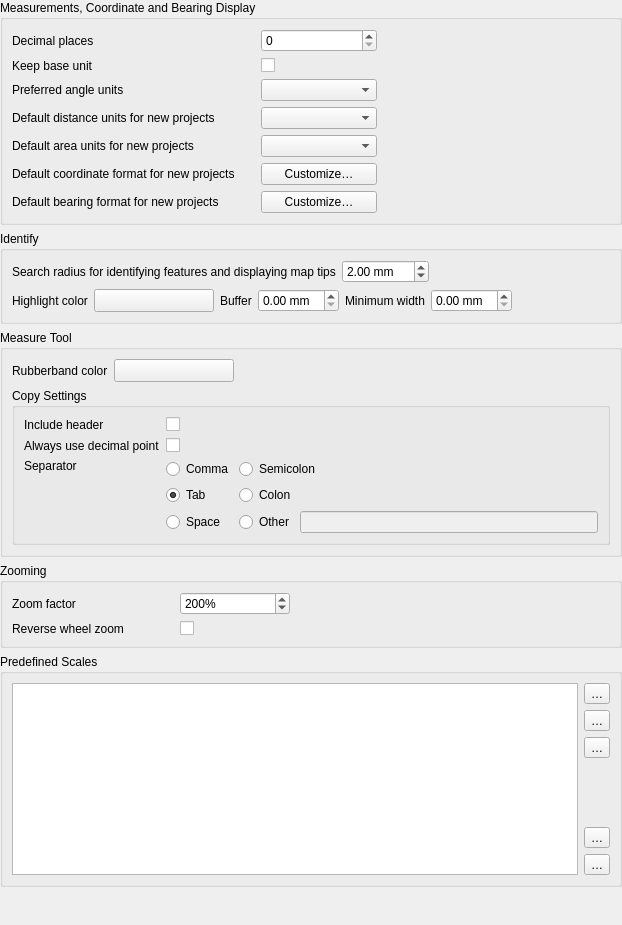
             <widget class="QWidget" name="mOptionsScrollAreaContents_05">
              <property name="geometry">
               <rect>
                <x>0</x>
                <y>0</y>
                <width>622</width>
                <height>925</height>
               </rect>
              </property>
              <layout class="QVBoxLayout" name="verticalLayout_30">
               <property name="leftMargin">
                <number>0</number>
               </property>
               <property name="topMargin">
                <number>0</number>
               </property>
               <property name="rightMargin">
                <number>0</number>
               </property>
               <property name="bottomMargin">
                <number>0</number>
               </property>
               <item>
                <widget class="QgsCollapsibleGroupBox" name="mCoordinateDisplayGroup">
                 <property name="sizePolicy">
                  <sizepolicy hsizetype="Preferred" vsizetype="Maximum">
                   <horstretch>0</horstretch>
                   <verstretch>0</verstretch>
                  </sizepolicy>
                 </property>
                 <property name="title">
                  <string>Measurements, Coordinate and Bearing Display</string>
                 </property>
                 <property name="syncGroup">
                  <string notr="true">projgeneral</string>
                 </property>
                 <layout class="QGridLayout" name="gridLayout_30" columnstretch="0,0,3,6">
                  <item row="4" column="0">
                   <widget class="QLabel" name="textLabel1_11">
                    <property name="text">
                     <string>Default distance units for new projects</string>
                    </property>
                   </widget>
                  </item>
                  <item row="7" column="0">
                   <widget class="QLabel" name="label_72">
                    <property name="text">
                     <string>Default coordinate format for new projects</string>
                    </property>
                   </widget>
                  </item>
                  <item row="7" column="2">
                   <widget class="QPushButton" name="mCustomizeCoordinateFormatButton">
                    <property name="text">
                     <string>Customize…</string>
                    </property>
                   </widget>
                  </item>
                  <item row="4" column="2">
                   <widget class="QComboBox" name="mDistanceUnitsComboBox"/>
                  </item>
                  <item row="0" column="0">
                   <widget class="QLabel" name="label_12">
                    <property name="text">
                     <string>Decimal places</string>
                    </property>
                   </widget>
                  </item>
                  <item row="0" column="2">
                   <widget class="QgsSpinBox" name="mDecimalPlacesSpinBox"/>
                  </item>
                  <item row="5" column="2">
                   <widget class="QComboBox" name="mAreaUnitsComboBox"/>
                  </item>
                  <item row="1" column="0">
                   <widget class="QLabel" name="label_13">
                    <property name="toolTip">
                     <string>If unchecked large numbers will be converted from m. to km. and from ft. to miles</string>
                    </property>
                    <property name="text">
                     <string>Keep base unit</string>
                    </property>
                   </widget>
                  </item>
                  <item row="1" column="2">
                   <widget class="QCheckBox" name="mKeepBaseUnitCheckBox">
                    <property name="text">
                     <string/>
                    </property>
                   </widget>
                  </item>
                  <item row="5" column="0">
                   <widget class="QLabel" name="textLabel1_14">
                    <property name="text">
                     <string>Default area units for new projects</string>
                    </property>
                   </widget>
                  </item>
                  <item row="8" column="0">
                   <widget class="QLabel" name="label_69">
                    <property name="text">
                     <string>Default bearing format for new projects</string>
                    </property>
                   </widget>
                  </item>
                  <item row="8" column="1">
                   <spacer name="horizontalSpacer_11">
                    <property name="orientation">
                     <enum>Qt::Horizontal</enum>
                    </property>
                    <property name="sizeType">
                     <enum>QSizePolicy::Maximum</enum>
                    </property>
                    <property name="sizeHint" stdset="0">
                     <size>
                      <width>20</width>
                      <height>20</height>
                     </size>
                    </property>
                   </spacer>
                  </item>
                  <item row="8" column="2">
                   <widget class="QPushButton" name="mCustomizeBearingFormatButton">
                    <property name="text">
                     <string>Customize…</string>
                    </property>
                   </widget>
                  </item>
                  <item row="8" column="3">
                   <spacer name="horizontalSpacer_10">
                    <property name="orientation">
                     <enum>Qt::Horizontal</enum>
                    </property>
                    <property name="sizeHint" stdset="0">
                     <size>
                      <width>40</width>
                      <height>20</height>
                     </size>
                    </property>
                   </spacer>
                  </item>
                  <item row="2" column="0">
                   <widget class="QLabel" name="mAngleUnitsLabel">
                    <property name="toolTip">
                     <string>Specifies the angle unit to use in the current and new projects.</string>
                    </property>
                    <property name="text">
                     <string>Preferred angle units</string>
                    </property>
                   </widget>
                  </item>
                  <item row="2" column="2">
                   <widget class="QComboBox" name="mAngleUnitsComboBox"/>
                  </item>
                 </layout>
                </widget>
               </item>
               <item>
                <widget class="QgsCollapsibleGroupBox" name="mIdentifyGroupBox">
                 <property name="title">
                  <string>Identify</string>
                 </property>
                 <layout class="QVBoxLayout" name="verticalLayout_37">
                  <item>
                   <layout class="QHBoxLayout" name="mIdentifyRadiusHorizontalLayout">
                    <item>
                     <widget class="QLabel" name="textLabel1_3">
                      <property name="text">
                       <string>Search radius for identifying features and displaying map tips</string>
                      </property>
                     </widget>
                    </item>
                    <item>
                     <widget class="QgsDoubleSpinBox" name="spinBoxIdentifyValue">
                      <property name="suffix">
                       <string> mm</string>
                      </property>
                      <property name="maximum">
                       <double>100.000000000000000</double>
                      </property>
                      <property name="singleStep">
                       <double>1.000000000000000</double>
                      </property>
                      <property name="value">
                       <double>2.000000000000000</double>
                      </property>
                     </widget>
                    </item>
                    <item>
                     <spacer name="horizontalSpacer_44">
                      <property name="orientation">
                       <enum>Qt::Horizontal</enum>
                      </property>
                      <property name="sizeHint" stdset="0">
                       <size>
                        <width>40</width>
                        <height>20</height>
                       </size>
                      </property>
                     </spacer>
                    </item>
                   </layout>
                  </item>
                  <item>
                   <layout class="QHBoxLayout" name="mIdentifyHighlightHorizontalLayout">
                    <item>
                     <widget class="QLabel" name="mIdentifyHighlighColorLabel">
                      <property name="text">
                       <string>Highlight color</string>
                      </property>
                     </widget>
                    </item>
                    <item>
                     <widget class="QgsColorButton" name="mIdentifyHighlightColorButton">
                      <property name="sizePolicy">
                       <sizepolicy hsizetype="Fixed" vsizetype="Fixed">
                        <horstretch>0</horstretch>
                        <verstretch>0</verstretch>
                       </sizepolicy>
                      </property>
                      <property name="minimumSize">
                       <size>
                        <width>120</width>
                        <height>0</height>
                       </size>
                      </property>
                      <property name="maximumSize">
                       <size>
                        <width>120</width>
                        <height>16777215</height>
                       </size>
                      </property>
                      <property name="toolTip">
                       <string>&lt;html&gt;&lt;head/&gt;&lt;body&gt;&lt;p&gt;The color used to highlight identified feature. The alpha channel is only used for polygons fill, lines and outlines are fully opaque.&lt;/p&gt;&lt;/body&gt;&lt;/html&gt;</string>
                      </property>
                      <property name="text">
                       <string/>
                      </property>
                     </widget>
                    </item>
                    <item>
                     <widget class="QLabel" name="mIdentifyHighlightBufferLabel">
                      <property name="toolTip">
                       <string/>
                      </property>
                      <property name="text">
                       <string>Buffer</string>
                      </property>
                     </widget>
                    </item>
                    <item>
                     <widget class="QgsDoubleSpinBox" name="mIdentifyHighlightBufferSpinBox">
                      <property name="toolTip">
                       <string>Lines / outlines buffer in millimeters.</string>
                      </property>
                      <property name="suffix">
                       <string> mm</string>
                      </property>
                     </widget>
                    </item>
                    <item>
                     <widget class="QLabel" name="mIdentifyHighlightMinWidthLabel">
                      <property name="toolTip">
                       <string/>
                      </property>
                      <property name="text">
                       <string>Minimum width</string>
                      </property>
                     </widget>
                    </item>
                    <item>
                     <widget class="QgsDoubleSpinBox" name="mIdentifyHighlightMinWidthSpinBox">
                      <property name="toolTip">
                       <string>Minimum line / stroke width in millimeters.</string>
                      </property>
                      <property name="suffix">
                       <string> mm</string>
                      </property>
                     </widget>
                    </item>
                    <item>
                     <spacer name="horizontalSpacer_45">
                      <property name="orientation">
                       <enum>Qt::Horizontal</enum>
                      </property>
                      <property name="sizeHint" stdset="0">
                       <size>
                        <width>40</width>
                        <height>20</height>
                       </size>
                      </property>
                     </spacer>
                    </item>
                   </layout>
                  </item>
                 </layout>
                </widget>
               </item>
               <item>
                <widget class="QgsCollapsibleGroupBox" name="mMeasureToolGroupBox">
                 <property name="title">
                  <string>Measure Tool</string>
                 </property>
                 <layout class="QGridLayout" name="gridLayout_21">
                  <item row="0" column="2">
                   <spacer name="horizontalSpacer_12">
                    <property name="orientation">
                     <enum>Qt::Horizontal</enum>
                    </property>
                    <property name="sizeHint" stdset="0">
                     <size>
                      <width>191</width>
                      <height>20</height>
                     </size>
                    </property>
                   </spacer>
                  </item>
                  <item row="0" column="0">
                   <widget class="QLabel" name="textLabel1_10">
                    <property name="text">
                     <string>Rubberband color</string>
                    </property>
                   </widget>
                  </item>
                  <item row="0" column="1">
                   <widget class="QgsColorButton" name="pbnMeasureColor">
                    <property name="sizePolicy">
                     <sizepolicy hsizetype="Fixed" vsizetype="Fixed">
                      <horstretch>0</horstretch>
                      <verstretch>0</verstretch>
                     </sizepolicy>
                    </property>
                    <property name="minimumSize">
                     <size>
                      <width>120</width>
                      <height>0</height>
                     </size>
                    </property>
                    <property name="maximumSize">
                     <size>
                      <width>120</width>
                      <height>16777215</height>
                     </size>
                    </property>
                    <property name="text">
                     <string/>
                    </property>
                   </widget>
                  </item>
                  <item row="3" column="0" colspan="3">
                   <widget class="QgsCollapsibleGroupBox" name="mMeasureToolCopySettingsGroupBox">
                    <property name="title">
                     <string>Copy Settings</string>
                    </property>
                    <layout class="QGridLayout" name="gridLayout_20">
                     <item row="0" column="0">
                      <widget class="QLabel" name="label_22">
                       <property name="text">
                        <string>Include header</string>
                       </property>
                      </widget>
                     </item>
                     <item row="2" column="0">
                      <widget class="QLabel" name="label_23">
                       <property name="text">
                        <string>Separator</string>
                       </property>
                       <property name="alignment">
                        <set>Qt::AlignLeading|Qt::AlignLeft|Qt::AlignTop</set>
                       </property>
                      </widget>
                     </item>
                     <item row="1" column="1">
                      <widget class="QCheckBox" name="mAlwaysUseDecimalPoint">
                       <property name="text">
                        <string/>
                       </property>
                      </widget>
                     </item>
                     <item row="2" column="1">
                      <layout class="QGridLayout" name="gridLayout_6">
                       <item row="0" column="0">
                        <widget class="QRadioButton" name="mSeparatorComma">
                         <property name="text">
                          <string>Comma</string>
                         </property>
                        </widget>
                       </item>
                       <item row="2" column="0">
                        <widget class="QRadioButton" name="mSeparatorSpace">
                         <property name="text">
                          <string>Space</string>
                         </property>
                        </widget>
                       </item>
                       <item row="1" column="1">
                        <widget class="QRadioButton" name="mSeparatorColon">
                         <property name="text">
                          <string>Colon</string>
                         </property>
                        </widget>
                       </item>
                       <item row="0" column="1">
                        <widget class="QRadioButton" name="mSeparatorSemicolon">
                         <property name="text">
                          <string>Semicolon</string>
                         </property>
                        </widget>
                       </item>
                       <item row="1" column="0">
                        <widget class="QRadioButton" name="mSeparatorTab">
                         <property name="text">
                          <string>Tab</string>
                         </property>
                         <property name="checked">
                          <bool>true</bool>
                         </property>
                        </widget>
                       </item>
                       <item row="2" column="1">
                        <layout class="QHBoxLayout" name="horizontalLayout_3">
                         <item>
                          <widget class="QRadioButton" name="mSeparatorOther">
                           <property name="text">
                            <string>Other</string>
                           </property>
                          </widget>
                         </item>
                         <item>
                          <widget class="QLineEdit" name="mSeparatorCustom">
                           <property name="enabled">
                            <bool>false</bool>
                           </property>
                           <property name="sizePolicy">
                            <sizepolicy hsizetype="Expanding" vsizetype="Fixed">
                             <horstretch>0</horstretch>
                             <verstretch>0</verstretch>
                            </sizepolicy>
                           </property>
                           <property name="maxLength">
                            <number>3</number>
                           </property>
                          </widget>
                         </item>
                        </layout>
                       </item>
                      </layout>
                     </item>
                     <item row="0" column="1">
                      <widget class="QCheckBox" name="mIncludeHeader">
                       <property name="text">
                        <string/>
                       </property>
                      </widget>
                     </item>
                     <item row="1" column="0">
                      <widget class="QLabel" name="label_24">
                       <property name="toolTip">
                        <string>Use a dot as the decimal separator, even if the current locale uses a different character</string>
                       </property>
                       <property name="text">
                        <string>Always use decimal point</string>
                       </property>
                      </widget>
                     </item>
                    </layout>
                   </widget>
                  </item>
                 </layout>
                </widget>
               </item>
               <item>
                <widget class="QgsCollapsibleGroupBox" name="mZoomingGroupBox">
                 <property name="title">
                  <string>Zooming</string>
                 </property>
                 <layout class="QGridLayout" name="_8">
                  <item row="0" column="0">
                   <widget class="QLabel" name="label_3">
                    <property name="text">
                     <string>Zoom factor</string>
                    </property>
                   </widget>
                  </item>
                  <item row="0" column="1">
                   <spacer name="horizontalSpacer_110">
                    <property name="orientation">
                     <enum>Qt::Horizontal</enum>
                    </property>
                    <property name="sizeType">
                     <enum>QSizePolicy::Maximum</enum>
                    </property>
                    <property name="sizeHint" stdset="0">
                     <size>
                      <width>50</width>
                      <height>20</height>
                     </size>
                    </property>
                   </spacer>
                  </item>
                  <item row="0" column="2">
                   <widget class="QgsSpinBox" name="spinZoomFactor">
                    <property name="sizePolicy">
                     <sizepolicy hsizetype="Expanding" vsizetype="Fixed">
                      <horstretch>0</horstretch>
                      <verstretch>0</verstretch>
                     </sizepolicy>
                    </property>
                    <property name="maximumSize">
                     <size>
                      <width>110</width>
                      <height>16777215</height>
                     </size>
                    </property>
                    <property name="toolTip">
                     <string>Specifies the change in zoom level with each move of the mouse wheel.
The bigger the number, the faster zooming with the mouse wheel will be.</string>
                    </property>
                    <property name="suffix">
                     <string>%</string>
                    </property>
                    <property name="minimum">
                     <number>100</number>
                    </property>
                    <property name="maximum">
                     <number>1000</number>
                    </property>
                    <property name="singleStep">
                     <number>10</number>
                    </property>
                    <property name="value">
                     <number>200</number>
                    </property>
                    <property name="showClearButton">
                     <bool>true</bool>
                    </property>
                   </widget>
                  </item>
                  <item row="0" column="3">
                   <spacer name="horizontalSpacer_100">
                    <property name="orientation">
                     <enum>Qt::Horizontal</enum>
                    </property>
                    <property name="sizeHint" stdset="0">
                     <size>
                      <width>40</width>
                      <height>20</height>
                     </size>
                    </property>
                   </spacer>
                  </item>
                  <item row="1" column="0">
                   <widget class="QLabel" name="label_21">
                    <property name="text">
                     <string>Reverse wheel zoom</string>
                    </property>
                   </widget>
                  </item>
                  <item row="1" column="2">
                   <widget class="QCheckBox" name="reverseWheelZoom">
                    <property name="text">
                     <string/>
                    </property>
                   </widget>
                  </item>
                 </layout>
                </widget>
               </item>
               <item>
                <widget class="QgsCollapsibleGroupBox" name="mPredefinedScalesGroupBox">
                 <property name="title">
                  <string>Predefined Scales</string>
                 </property>
                 <layout class="QGridLayout" name="gridLayout_26">
                  <item row="0" column="0">
                   <widget class="QListWidget" name="mListGlobalScales"/>
                  </item>
                  <item row="0" column="1">
                   <layout class="QVBoxLayout" name="verticalLayout_13">
                    <item>
                     <widget class="QToolButton" name="pbnAddScale">
                      <property name="toolTip">
                       <string>Add predefined scale</string>
                      </property>
                      <property name="text">
                       <string>…</string>
                      </property>
                      <property name="icon">
                       <iconset resource="../../images/images.qrc">
                        <normaloff>:/images/themes/default/symbologyAdd.svg</normaloff>:/images/themes/default/symbologyAdd.svg</iconset>
                      </property>
                     </widget>
                    </item>
                    <item>
                     <widget class="QToolButton" name="pbnRemoveScale">
                      <property name="toolTip">
                       <string>Remove selected scale</string>
                      </property>
                      <property name="text">
                       <string>…</string>
                      </property>
                      <property name="icon">
                       <iconset resource="../../images/images.qrc">
                        <normaloff>:/images/themes/default/symbologyRemove.svg</normaloff>:/images/themes/default/symbologyRemove.svg</iconset>
                      </property>
                     </widget>
                    </item>
                    <item>
                     <widget class="QToolButton" name="pbnDefaultScaleValues">
                      <property name="toolTip">
                       <string>Reset to default scales</string>
                      </property>
                      <property name="text">
                       <string>…</string>
                      </property>
                      <property name="icon">
                       <iconset resource="../../images/images.qrc">
                        <normaloff>:/images/themes/default/mActionUndo.svg</normaloff>:/images/themes/default/mActionUndo.svg</iconset>
                      </property>
                     </widget>
                    </item>
                    <item>
                     <spacer name="verticalSpacer_7">
                      <property name="orientation">
                       <enum>Qt::Vertical</enum>
                      </property>
                      <property name="sizeHint" stdset="0">
                       <size>
                        <width>20</width>
                        <height>40</height>
                       </size>
                      </property>
                     </spacer>
                    </item>
                    <item>
                     <widget class="QToolButton" name="pbnImportScales">
                      <property name="toolTip">
                       <string>Import from file</string>
                      </property>
                      <property name="text">
                       <string>…</string>
                      </property>
                      <property name="icon">
                       <iconset resource="../../images/images.qrc">
                        <normaloff>:/images/themes/default/mActionFileOpen.svg</normaloff>:/images/themes/default/mActionFileOpen.svg</iconset>
                      </property>
                     </widget>
                    </item>
                    <item>
                     <widget class="QToolButton" name="pbnExportScales">
                      <property name="toolTip">
                       <string>Export to file</string>
                      </property>
                      <property name="text">
                       <string>…</string>
                      </property>
                      <property name="icon">
                       <iconset resource="../../images/images.qrc">
                        <normaloff>:/images/themes/default/mActionFileSave.svg</normaloff>:/images/themes/default/mActionFileSave.svg</iconset>
                      </property>
                     </widget>
                    </item>
                   </layout>
                  </item>
                 </layout>
                </widget>
               </item>
               <item>
                <spacer name="verticalSpacer_3">
                 <property name="orientation">
                  <enum>Qt::Vertical</enum>
                 </property>
                 <property name="sizeHint" stdset="0">
                  <size>
                   <width>20</width>
                   <height>0</height>
                  </size>
                 </property>
                </spacer>
               </item>
              </layout>
             </widget>
